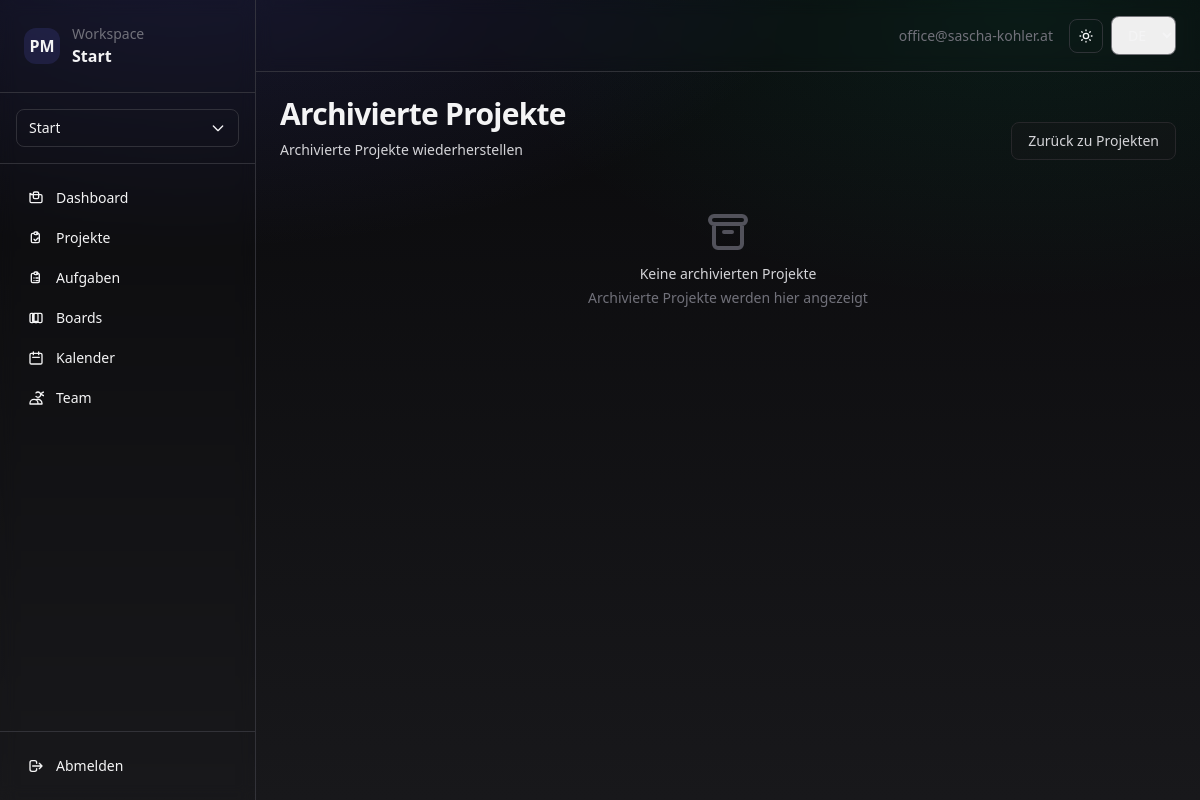
The app's page /app/projects/archive/ (signed in), older data.
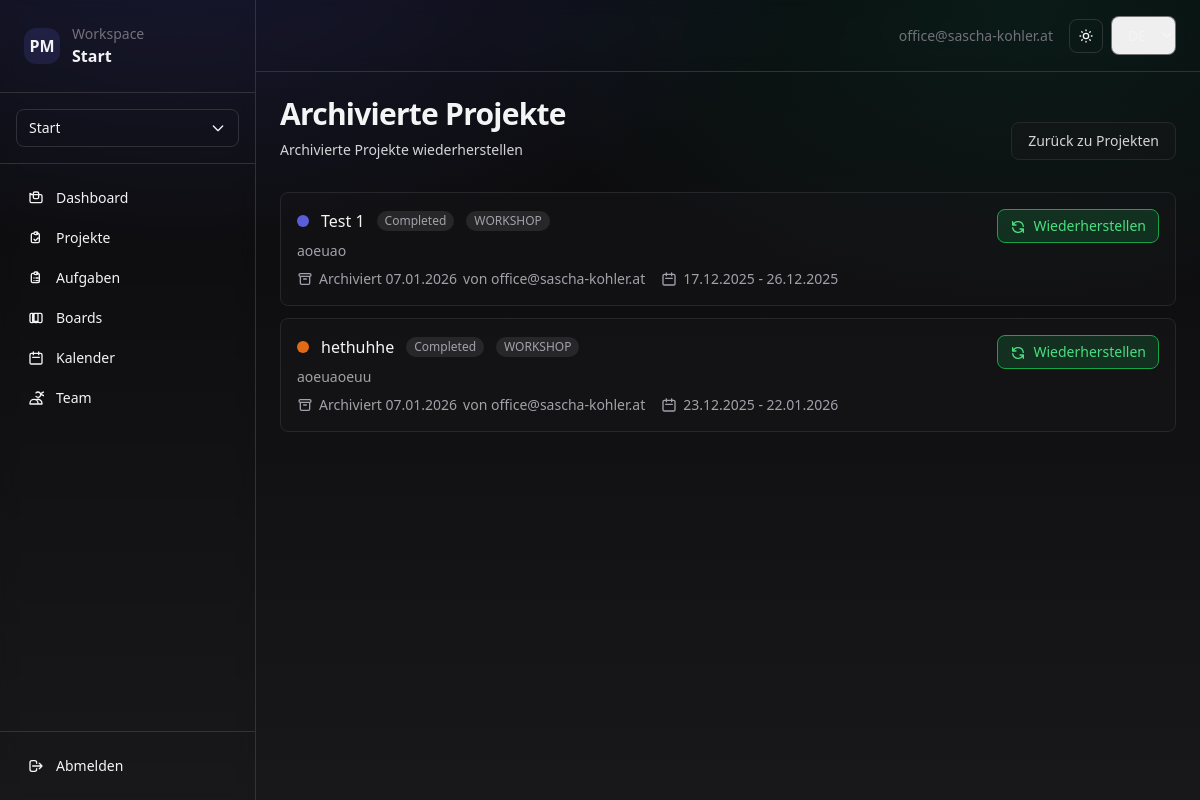
The same page, newer data.
### apps/tenants/models.py (models this page shows, shortened)
class Organization(models.Model):
    id = models.UUIDField(primary_key=True, default=uuid.uuid4, editable=False)
    name = models.CharField(max_length=255)
    slug = models.SlugField(max_length=255, unique=True)
    created_at = models.DateTimeField(auto_now_add=True)

### apps/accounts/models.py (models this page shows, shortened)
class User(AbstractBaseUser, PermissionsMixin):
    email = models.EmailField(unique=True)
    name = models.CharField(max_length=255, blank=True, default="")
    is_staff = models.BooleanField(default=False)
    is_active = models.BooleanField(default=True)
    date_joined = models.DateTimeField(auto_now_add=True)
    objects = UserManager()
    USERNAME_FIELD = "email"
    REQUIRED_FIELDS: list[str] = []

### apps/projects/models.py (models this page shows, shortened)
class Project(models.Model):
    class Status(models.TextChoices):
        PLANNED = "PLANNED", "Planned"
        ACTIVE = "ACTIVE", "Active"
        COMPLETED = "COMPLETED", "Completed"
        CANCELLED = "CANCELLED", "Cancelled"
    class Category(models.TextChoices):
        WORKSHOP = "WORKSHOP", _("Workshop")
        RETREAT = "RETREAT", _("Retreat")
        CONSULTATION = "CONSULTATION", _("Consultation")
        IT_SERVICE = "IT_SERVICE", _("IT Service")
        MARKETING = "MARKETING", _("Marketing")
        DEVELOPMENT = "DEVELOPMENT", _("Development")
        DESIGN = "DESIGN", _("Design")
        RESEARCH = "RESEARCH", _("Research")
        SALES = "SALES", _("Sales")
        FINANCE = "FINANCE", _("Finance")
        LEGAL = "LEGAL", _("Legal")
        HR = "HR", _("HR")
        OPERATIONS = "OPERATIONS", _("Operations")
        EVENT = "EVENT", _("Event")
        CONTENT = "CONTENT", _("Content")
        TRAINING = "TRAINING", _("Training")
    class Priority(models.TextChoices):
        LOW = "LOW", "Low"
        MEDIUM = "MEDIUM", "Medium"
        HIGH = "HIGH", "High"
    class Color(models.TextChoices):
        INDIGO = "indigo", _("Indigo")
        EMERALD = "emerald", _("Emerald")
        SKY = "sky", _("Sky")
        VIOLET = "violet", _("Violet")
        ROSE = "rose", _("Rose")
        AMBER = "amber", _("Amber")
        TEAL = "teal", _("Teal")
        ORANGE = "orange", _("Orange")
        LIME = "lime", _("Lime")
        FUCHSIA = "fuchsia", _("Fuchsia")
    id = models.UUIDField(primary_key=True, default=uuid.uuid4, editable=False)
    organization = models.ForeignKey(
        Organization, on_delete=models.CASCADE, related_name="projects"
    )
    title = models.CharField(max_length=255)
    description = models.TextField(blank=True, null=True)
    status = models.CharField(
        max_length=20, choices=Status.choices, default=Status.PLANNED
    )
    start_date = models.DateTimeField()
    end_date = models.DateTimeField()
    category = models.CharField(
        max_length=30, choices=Category.choices, default=Category.WORKSHOP
    )
    budget = models.DecimalField(max_digits=12, decimal_places=2, blank=True, null=True)
    priority = models.CharField(
        max_length=20, choices=Priority.choices, default=Priority.MEDIUM
    )
    color = models.CharField(
        max_length=20, choices=Color.choices, default=Color.INDIGO
    )
    created_by = models.ForeignKey(
        settings.AUTH_USER_MODEL,
        on_delete=models.PROTECT,
        related_name="created_projects",
    )
    is_archived = models.BooleanField(default=False, db_index=True)
    archived_at = models.DateTimeField(blank=True, null=True)
    archived_by = models.ForeignKey(
        settings.AUTH_USER_MODEL,
        on_delete=models.SET_NULL,
        related_name="archived_projects",
        blank=True,
        null=True,
    )
    created_at = models.DateTimeField(auto_now_add=True)
    updated_at = models.DateTimeField(auto_now=True)

### apps/web/views/projects.py (the view)
# urls.py: path("projects/archive/", views.projects_archive_page, name="projects_archive_page"),
@login_required
def projects_archive_page(request):
    if request.active_org is None:
        return redirect("web:onboarding")
    org = request.active_org
    archived_projects = Project.objects.filter(
        organization=org, is_archived=True
    ).order_by("-archived_at")
    context = {**web_shell_context(request), "archived_projects": archived_projects}
    return render(request, "web/app/projects/archive.html", context)

### templates/web/app/projects/archive.html (shortened to what this page needs)
{% extends "web/app/layout.html" %}
{% load i18n %}
{% block content %}
<div class="flex items-end justify-between gap-6">
  <div>
    <h1 class="text-3xl font-semibold tracking-tight">{% trans "Archived Projects" %}</h1>
    <p class="mt-2 text-sm text-zinc-300">{% trans "Restore archived projects" %}</p>
  </div>
  <a href="{% url 'web:projects' %}" class="rounded-lg px-4 py-2 text-sm border border-zinc-800 bg-zinc-900/40 text-zinc-300 hover:bg-zinc-900">
    {% trans "Back to Projects" %}
  </a>
</div>
{% if archived_projects %}
  <div class="mt-8 space-y-3">
    {% for project in archived_projects %}
      <div class="rounded-lg border border-zinc-800 bg-zinc-900/40 p-4 hover:bg-zinc-900/60 transition">
        <div class="flex items-start justify-between gap-4">
          <div class="flex-1 min-w-0">
            <div class="flex items-center gap-3 mb-2">
              <div class="w-3 h-3 rounded-full flex-shrink-0 bg-{{ project.color }}-500/90"></div>
              <h3 class="text-base font-medium text-zinc-100 truncate">{{ project.title }}</h3>
              <span class="px-2 py-0.5 text-xs rounded-full bg-zinc-800 text-zinc-400">
                {{ project.get_status_display }}
              </span>
              <span class="px-2 py-0.5 text-xs rounded-full bg-zinc-800 text-zinc-400">
                {{ project.category }}
              </span>
            </div>
            {% if project.description %}
              <p class="mt-2 text-sm text-zinc-400">{{ project.description }}</p>
            {% endif %}
            <div class="flex flex-wrap items-center gap-4 text-sm text-zinc-400 mt-2">
              {% if project.archived_at %}
                <div class="flex items-center gap-1.5">
                  <svg class="w-4 h-4" fill="none" stroke="currentColor" viewBox="0 0 24 24">
                    <path stroke-linecap="round" stroke-linejoin="round" stroke-width="2" d="M5 8h14M5 8a2 2 0 110-4h14a2 2 0 110 4M5 8v10a2 2 0 002 2h10a2 2 0 002-2V8m-9 4h4"></path>
                  </svg>
                  <span>{% trans "Archived" %} {{ project.archived_at|date:"SHORT_DATE_FORMAT" }}</span>
                  {% if project.archived_by %}
                    <span>{% trans "by" %} {{ project.archived_by.email }}</span>
                  {% endif %}
                </div>
              {% endif %}
              <div class="flex items-center gap-1.5">
                <svg class="w-4 h-4" fill="none" stroke="currentColor" viewBox="0 0 24 24">
                  <path stroke-linecap="round" stroke-linejoin="round" stroke-width="2" d="M8 7V3m8 4V3m-9 8h10M5 21h14a2 2 0 002-2V7a2 2 0 00-2-2H5a2 2 0 00-2 2v12a2 2 0 002 2z"></path>
                </svg>
                <span>{{ project.start_date|date:"SHORT_DATE_FORMAT" }} - {{ project.end_date|date:"SHORT_DATE_FORMAT" }}</span>
              </div>
            </div>
          </div>
          <div class="flex items-center gap-2 flex-shrink-0">
            <form method="post" action="{% url 'web:projects_restore' project.id %}">
              <button type="submit"
                      class="px-3 py-1.5 text-sm font-medium rounded-lg border border-green-600 bg-green-600/20 text-green-400 hover:bg-green-600/30 transition">
                <svg class="w-4 h-4 inline-block mr-1" fill="none" stroke="currentColor" viewBox="0 0 24 24">
                  <path stroke-linecap="round" stroke-linejoin="round" stroke-width="2" d="M4 4v5h.582m15.356 2A8.001 8.001 0 004.582 9m0 0H9m11 11v-5h-.581m0 0a8.003 8.003 0 01-15.357-2m15.357 2H15"></path>
                </svg>
                {% trans "Restore" %}
              </button>
            </form>
          </div>
        </div>
      </div>
    {% endfor %}
  </div>
{% else %}
  <div class="mt-12 text-center">
    <svg class="mx-auto h-12 w-12 text-zinc-600" fill="none" stroke="currentColor" viewBox="0 0 24 24">
      <path stroke-linecap="round" stroke-linejoin="round" stroke-width="2" d="M5 8h14M5 8a2 2 0 110-4h14a2 2 0 110 4M5 8v10a2 2 0 002 2h10a2 2 0 002-2V8m-9 4h4"></path>
    </svg>
    <h3 class="mt-2 text-sm font-medium text-zinc-300">{% trans "No archived projects" %}</h3>
    <p class="mt-1 text-sm text-zinc-500">{% trans "Archived projects will appear here" %}</p>
  </div>
{% endif %}
{% endblock %}

### templates/web/app/layout.html (shortened to what this page needs)
{% extends "web/base.html" %}
{% load i18n %}
{% block body %}
<div class="min-h-screen flex">
  <div class="w-64 border-r border-theme bg-sidebar/40 backdrop-blur flex flex-col" x-data="{sidebarOpen: false}">
    <div class="p-6 border-b border-theme">
      <div class="flex items-center gap-3">
        <a href="{% url 'web:home' %}" class="h-9 w-9 rounded-xl bg-accent border-accent flex items-center justify-center font-semibold">PM</a>
        <div class="flex-1 min-w-0">
          <div class="text-sm text-muted">{% trans "Workspace" %}</div>
          <div class="font-semibold truncate">{{ org.name }}</div>
        </div>
      </div>
    </div>
    <div class="p-4 border-b border-theme" x-data="{workspaceOpen:false}">
      <button @click="workspaceOpen = !workspaceOpen" class="w-full flex items-center justify-between px-3 py-2 rounded-lg border border-theme bg-secondary/40 hover:bg-tertiary/60 text-sm">
        <span class="truncate">{{ org.name }}</span>
        <svg class="w-4 h-4 ml-2 flex-shrink-0" fill="none" stroke="currentColor" viewBox="0 0 24 24">
          <path stroke-linecap="round" stroke-linejoin="round" stroke-width="2" d="M19 9l-7 7-7-7"></path>
        </svg>
      </button>
    </div>
    <nav class="flex-1 p-4">
      <div class="space-y-1">
        <a href="{% url 'web:home' %}" class="flex items-center gap-3 px-3 py-2 rounded-lg text-sm hover:bg-secondary/40">
          {% trans "Dashboard" %}
        </a>
        <a href="{% url 'web:projects' %}" class="flex items-center gap-3 px-3 py-2 rounded-lg text-sm hover:bg-secondary/40">
          <svg class="w-4 h-4" fill="none" stroke="currentColor" viewBox="0 0 24 24">
            <path stroke-linecap="round" stroke-linejoin="round" stroke-width="2" d="M9 5H7a2 2 0 00-2 2v10a2 2 0 002 2h8a2 2 0 002-2V7a2 2 0 00-2-2h-2M9 5a2 2 0 002 2h2a2 2 0 002-2M9 5a2 2 0 012-2h2a2 2 0 012 2m-6 9l2 2 4-4"></path>
          </svg>
          {% trans "Projects" %}
        </a>
        <a href="{% url 'web:tasks' %}" class="flex items-center gap-3 px-3 py-2 rounded-lg text-sm hover:bg-secondary/40">
          {% trans "Tasks" %}
        </a>
        <a href="{% url 'web:boards' %}" class="flex items-center gap-3 px-3 py-2 rounded-lg text-sm hover:bg-secondary/40">
          {% trans "Boards" %}
        </a>
        <a href="{% url 'web:calendar' %}" class="flex items-center gap-3 px-3 py-2 rounded-lg text-sm hover:bg-secondary/40">
          <svg class="w-4 h-4" fill="none" stroke="currentColor" viewBox="0 0 24 24">
            <path stroke-linecap="round" stroke-linejoin="round" stroke-width="2" d="M8 7V3m8 4V3m-9 8h10M5 21h14a2 2 0 002-2V7a2 2 0 00-2-2H5a2 2 0 00-2 2v12a2 2 0 002 2z"></path>
          </svg>
          {% trans "Calendar" %}
        </a>
        <a href="{% url 'web:team' %}" class="flex items-center gap-3 px-3 py-2 rounded-lg text-sm hover:bg-secondary/40">
          <svg class="w-4 h-4" fill="none" stroke="currentColor" viewBox="0 0 24 24">
            <path stroke-linecap="round" stroke-linejoin="round" stroke-width="2" d="M12 4.354a4 4 0 110 5.292M15 21H3v-1a6 6 0 0112 0v1zm0 0h6v-1a6 6 0 00-9-5.197m13.5-9a2.5 2.5 0 11-5 0 2.5 2.5 0 015 0z"></path>
          </svg>
          {% trans "Team" %}
        </a>
      </div>
    </nav>
    <div class="p-4 border-t border-theme">
      <form method="post" action="{% url 'logout' %}">
        <button type="submit" class="w-full flex items-center gap-3 px-3 py-2 rounded-lg text-sm hover:bg-secondary/40">
          <svg class="w-4 h-4" fill="none" stroke="currentColor" viewBox="0 0 24 24">
            <path stroke-linecap="round" stroke-linejoin="round" stroke-width="2" d="M17 16l4-4m0 0l-4-4m4 4H7m6 4v1a3 3 0 01-3 3H6a3 3 0 01-3-3V7a3 3 0 013-3h4a3 3 0 013 3v1"></path>
          </svg>
          {% trans "Logout" %}
        </button>
      </form>
    </div>
  </div>
  <div class="flex-1 flex flex-col">
    <div class="border-b border-theme bg-header/40 backdrop-blur">
      <div class="px-6 py-4 flex items-center justify-between">
        <div class="flex items-center gap-2" x-data="{userMenuOpen:false}">
          <div class="hidden md:block text-sm text-muted mr-2">
            {% if request.user.name %}
              {{ request.user.name }} · {{ request.user.email }}
            {% else %}
              {{ request.user.email }}
            {% endif %}
          </div>
          <button onclick="toggleTheme()" class="hidden md:block p-2 rounded-lg border border-theme bg-secondary/40 hover:bg-tertiary/60 transition-colors" title="{% trans 'Toggle theme' %}">
            <svg class="w-4 h-4" fill="none" stroke="currentColor" viewBox="0 0 24 24">
              <path stroke-linecap="round" stroke-linejoin="round" stroke-width="2" d="M12 3v1m0 16v1m9-9h-1M4 12H3m15.364 6.364l-.707-.707M6.343 6.343l-.707-.707m12.728 0l-.707.707M6.343 17.657l-.707.707M16 12a4 4 0 11-8 0 4 4 0 018 0z"></path>
            </svg>
          </button>
          <form action="{% url 'set_language' %}" method="post" class="hidden md:block">
            <select name="language" onchange="this.form.submit()" class="rounded-lg border border-theme bg-secondary/40 px-3 py-2 text-sm hover:bg-tertiary/60">
              {% get_current_language as CURRENT_LANGUAGE %}
              <option value="de" {% if CURRENT_LANGUAGE == 'de' %}selected{% endif %}>DE</option>
            </select>
          </form>
        </div>
      </div>
    </div>
    <div class="flex-1 p-6">
      {% block content %}{% endblock %}
    </div>
  </div>
</div>
{% endblock %}

### templates/web/base.html (shortened to what this page needs)
<!doctype html>
{% load i18n %}
{% get_current_language as CURRENT_LANGUAGE %}
<html lang="{{ CURRENT_LANGUAGE }}">
  <head>
    <script src="https://cdn.tailwindcss.com"></script>
  </head>
  <body class="min-h-screen antialiased">
    <div class="min-h-screen">
      {% block body %}{% endblock %}
    </div>
  </body>
</html>

Row changes from the older to the newer data that the page shows:
now on this page (row edited): Project: title "Test 1", status "Completed", category "WORKSHOP", description "aoeuao", archived_at "07.01.2026", archived_by.email "office@sascha-kohler.at", start_date "17.12.2025", end_date "26.12.2025"
now on this page (row edited): Project: title "hethuhhe", status "Completed", category "WORKSHOP", description "aoeuaoeuu", archived_at "07.01.2026", archived_by.email "office@sascha-kohler.at", start_date "23.12.2025", end_date "22.01.2026"
Text that changed along with them:
text no longer shown: "Keine archivierten Projekte Archivierte Projekte werden hier angezeigt"
